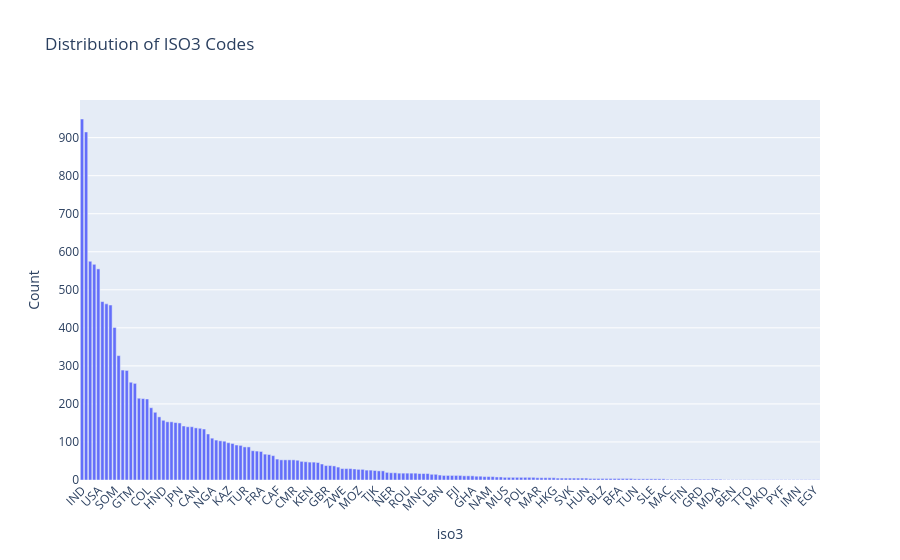

Write notebook code for a chart like this one.
### Code cell
# plot histogram of iso3, I want to see the distribution of iso3
def plot_iso3_distribution(df):
    iso3_counts = df["iso3"].value_counts()
    fig = px.bar(
        iso3_counts,
        x=iso3_counts.index,
        y=iso3_counts.values,
        labels={"x": "ISO3 Code", "y": "Count"},
        title="Distribution of ISO3 Codes",
    )
    fig.update_layout(xaxis_tickangle=-45)
    fig.show()
plot_iso3_distribution(df)

### Figure 1 — Plotly figure (JSON) as saved in the notebook; plotly's stock layout.template omitted (floating-point values rounded to 4 significant figures; data arrays with more than 128 entries replaced by an {"elided": "..."} marker saying what was removed)
{"data": [{"hovertemplate": "iso3=%{x}<br>Count=%{y}<extra></extra>", "legendgroup": "", "marker": {"color": "#636efa", "pattern": {"shape": ""}}, "name": "", "orientation": "v", "showlegend": false, "textposition": "auto", "type": "bar", "x": {"elided": "182 str values"}, "xaxis": "x", "y": {"elided": "182 int values"}, "yaxis": "y"}], "layout": {"barmode": "relative", "legend": {"tracegroupgap": 0}, "title": {"text": "Distribution of ISO3 Codes"}, "xaxis": {"anchor": "y", "domain": [0, 1], "tickangle": -45, "title": {"text": "iso3"}}, "yaxis": {"anchor": "x", "domain": [0, 1], "title": {"text": "Count"}}}}
